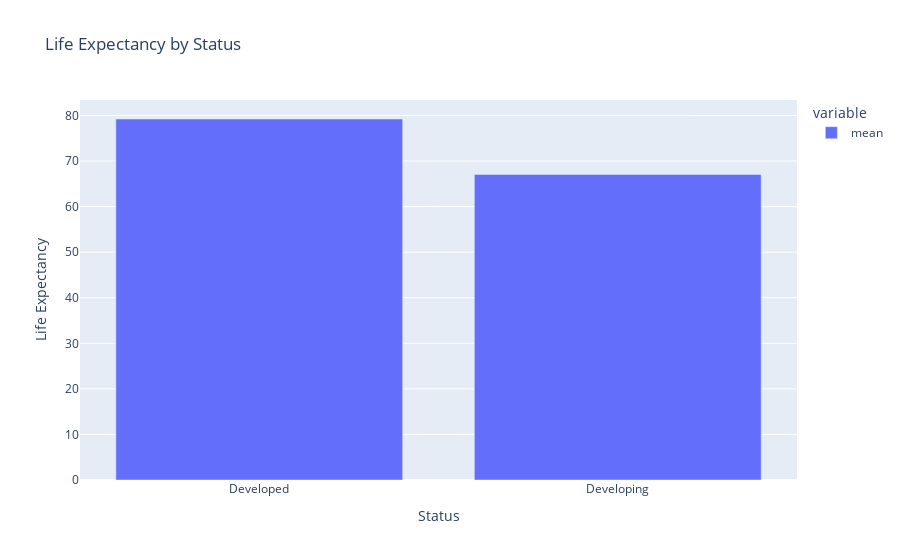

Notebook cell for this chart:
### Code cell
#Let's also see the classification of life expectancy by status
le_by_status = obj_train2.groupby('Status')['Life expectancy'].agg(['mean'])
display(le_by_status)

# le_by_status.plot(kind = 'barh')
# plt.title("Life Expectancy by Status")
fig = px.bar(
    le_by_status,
    title = "Life Expectancy by Status"
)
fig.update_layout(yaxis_title = "Life Expectancy")
fig.show()

### Figure 1 — Plotly figure (JSON) as saved in the notebook; plotly's stock layout.template omitted (floating-point values rounded to 4 significant figures)
{"data": [{"hovertemplate": "variable=mean<br>Status=%{x}<br>value=%{y}<extra></extra>", "legendgroup": "mean", "marker": {"color": "#636efa", "pattern": {"shape": ""}}, "name": "mean", "orientation": "v", "showlegend": true, "textposition": "auto", "type": "bar", "x": ["Developed", "Developing"], "xaxis": "x", "y": [79.22, 67.04], "yaxis": "y"}], "layout": {"barmode": "relative", "legend": {"title": {"text": "variable"}, "tracegroupgap": 0}, "title": {"text": "Life Expectancy by Status"}, "xaxis": {"anchor": "y", "domain": [0, 1], "title": {"text": "Status"}}, "yaxis": {"anchor": "x", "domain": [0, 1], "title": {"text": "Life Expectancy"}}}}
